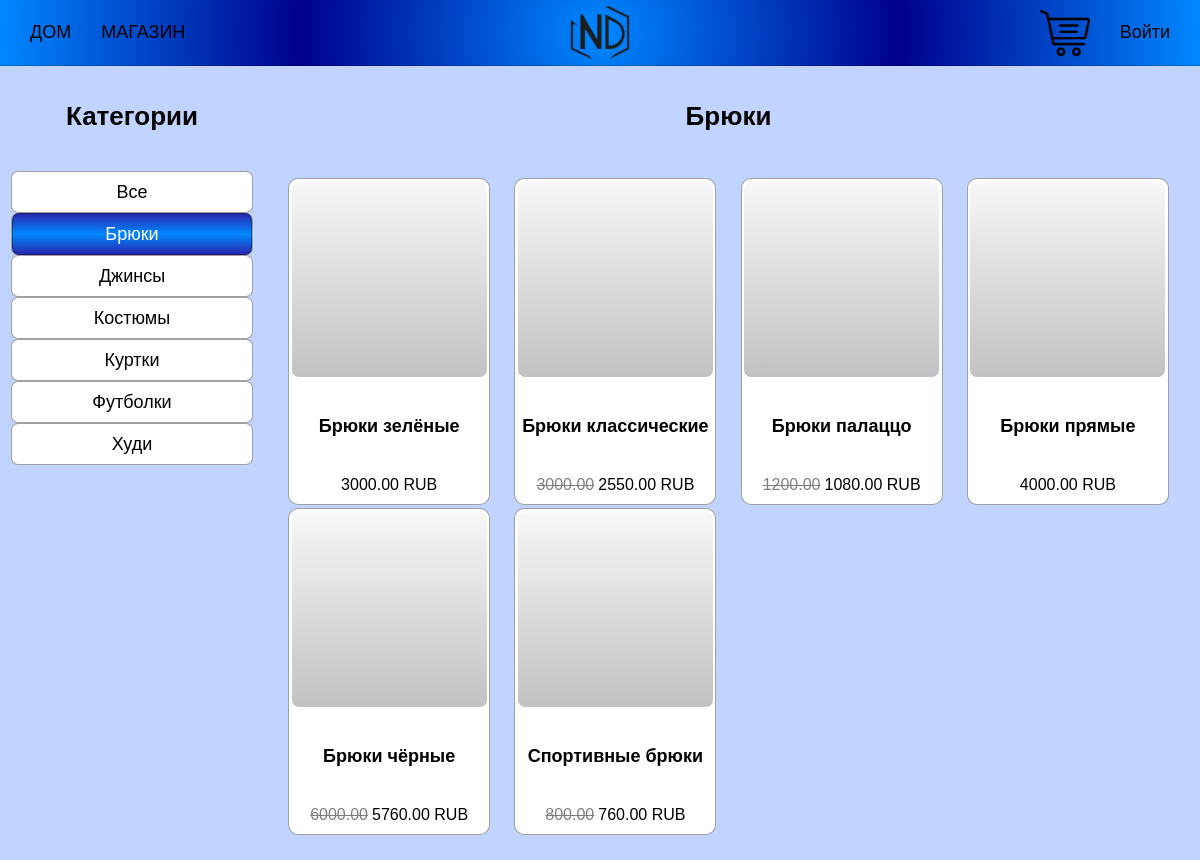
/shop/category/bryuki/, run on the app's committed database.
### main/models.py (models this page shows, shortened)
class Category(models.Model):
    name  = models.CharField(max_length=20, unique=True)
    slug = models.SlugField(max_length=20, unique=True)
    class Meta:
        ordering = ['name']
        indexes = [models.Index(fields=['name'])]
        verbose_name = 'Category'
        verbose_name_plural = 'Categories'
    def get_absolute_url(self):
        return reverse('main:product_list_by_category', args=[self.slug])

class Product(models.Model):
    category = models.ForeignKey(Category, related_name='products',
                                 on_delete=models.PROTECT)
    name = models.CharField(max_length=50)
    slug = models.SlugField(max_length=50)
    image = models.ImageField(upload_to='products/%Y/%m/%d', blank=True)
    description = models.TextField(blank=True)
    gender = models.CharField(max_length=10, choices=GENDER, default='Женский')
    size = models.IntegerField(max_length=10, default=30)
    price = models.DecimalField(max_digits=10, decimal_places=2)
    available = models.BooleanField(default=True)
    created = models.DateTimeField(auto_now_add=True)
    updated = models.DateTimeField(auto_now=True)
    discount = models.DecimalField(default=0.00, max_digits=5,
                                   decimal_places=2)
    class Meta:
        ordering = ['name']
        indexes = [models.Index(fields=['id', 'slug']),
                   models.Index(fields=['name']),
                   models.Index(fields=['-created'])]
    def get_absolute_url(self):
        return reverse('main:product_detail', args=[self.slug])
    def sell_price(self):
        if self.discount:
            return round(self.price-self.price*self.discount/100, 2)
        return self.price

### main/views.py (the view)
# urls.py: path('shop/category/<slug:category_slug>/', views.product_list, name='product_list_by_category'),
def product_list(request, gender=None, category_slug=None):
    page = request.GET.get('page', 1)
    category = None
    categories = Category.objects.all()
    products = Product.objects.filter(available=True)
    if gender:
        products = products.filter(gender=gender)
    if category_slug:
        category = get_object_or_404(Category, slug=category_slug)
        products = products.filter(category=category)
    paginator = Paginator(products, 10)
    current_page = paginator.page(int(page))
    return render(request, 'main/product/list.html',
                  {'category':category,
                   'categories':categories,
                   'products':current_page,
                   'slug_url':category_slug,
                   'gender':gender})

### cart/cart.py (called while the page is built)
    def __len__(self):
        return sum(item['quantity'] for item in self.cart.values())

### cart/context_processors.py (called while the page is built)
def cart(request):
    return {'cart': Cart(request)}

### main/templates/main/product/list.html (shortened to what this page needs)
{% extends 'main/base.html' %}
{% load static %}
{% block content %}
    <div class="llist">
        <div class="sidebar">
            <h4>Категории</h4>
            <ul>
                <li>
                    <a href="{% if gender == 'Женский' %}{% url 'main:product_list_women' %}
                    {% elif gender == 'Мужской' %}{% url 'main:product_list_men' %}
                    {% else %}{% url 'main:product_list' %}{% endif %}">
                        <div {% if not category %}class="selected"{% endif %}>
                            {% if gender == 'Женский' %}<h6>Женская одежда</h6>
                            {% elif gender == 'Мужской' %}<h6>Мужская одежда</h6>
                            {% else %}<h6>Все</h6>
                            {% endif %}
                        </div>
                    </a>
                </li>
                {% for c in categories %}
                    <li>
                        <a href="{% if gender == 'Женский' %}{{ c.get_women_url }}
                        {% elif gender == 'Мужской' %}{{ c.get_men_url }}
                        {% else %}{{ c.get_absolute_url }}{% endif %}">
                            <div {% if category.slug == c.slug %}class="selected"{% endif %}><h6>{{ c.name }}</h6></div>
                        </a>
                    </li>
                {% endfor %}
            </ul>
        </div>
        <div class="main">
            <div class="main-title">
                {% if category %}<h4>{{ category.name }}</h4>{% else %}<h4>Вся одежда</h4>{% endif %}
            </div>
            <div class="product-list">
                <div class="items">
                    {% for product in products %}
                        <div class="item">
                            <a href="{{ product.get_absolute_url }}" class="item-card">
                                <div class="div-img">
                                </div>
                                <h5 class="title-card">{{ product.name }}</h5>
                                {% if product.discount %}
                                    <div class="cart_discount">
                                        <p class="line">{{ product.price }}</p>
                                        <p>{{ product.sell_price }} RUB</p>
                                    </div>
                                {% else %}
                                    <p class="price">{{ product.price }} RUB</p>
                                {% endif %}
                            </a>
                        </div>
                    {% endfor %}
                </div>
            </div>
        </div>
    </div>
{% endblock content %}

### main/static/css/base.css (style rules this page uses)
:root { --background-image: linear-gradient(180deg, rgba(247, 247, 247, 1) 0%, rgb(194, 194, 194) 100%); --border-black: 1px solid rgba(0, 0, 0, 0.37); --box-shadow: 0 0 20px rgb(0, 255, 255); --text-shadow: 0 0 10px rgb(0, 255, 255); --gradient-logo: radial-gradient(circle,rgba(0, 136, 255, 1) 0%, rgb(0, 0, 139) 50%, rgba(0, 136, 255, 1) 100%); --gradient-c: linear-gradient(180deg,rgba(40, 40, 176, 1) 0%, rgba(0, 136, 255, 1) 50%, rgba(40, 40, 176, 1) 100%); }
h4 { font-size: 26px; }
h5 { font-size: 18px; font-weight: 600; }
h6 { font-size: 18px; font-weight: 500; }
body { background-color: rgb(193, 212, 255); margin: 0; padding: 0; font-family:'Lucida Sans', 'Lucida Sans Regular', 'Lucida Grande', 'Lucida Sans Unicode', Geneva, Verdana, sans-serif; font-size: 18px; }
ul { list-style: none; padding: 0; }
a { text-decoration: none; color: black; }
.div-img { display: flex; justify-content: center; align-items: center; width: 195px; height: 195px; margin-top: 3px; border-radius: 7px; background-image: var(--background-image); z-index: 0; }
.title-card { margin: 35px 0 0 0; max-width: 195px; }
.price { font-size: 16px; padding: 0; margin: 0; margin: 35px 0 10px 0; max-width: 195px; }
.cart_discount { font-size: 16px; display: flex; gap: 4px; margin: 35px 0 10px 0; max-width: 195px; }
.cart_discount p { padding: 0; margin: 0; }
.line { opacity: 0.5; text-decoration: line-through; }
.llist { display: flex; max-width: 100vw; margin: 0 7px; gap: 7px; overflow: hidden; }
.main { display: flex; text-align: center; flex-direction: column; width: 100%; }
.items { display: grid; grid-template-columns: repeat(auto-fill, minmax(205px, 1fr)); grid-auto-rows: 330px; justify-items: center; overflow-y: auto; padding: 12px; box-sizing: border-box; max-height: calc(100vh - 176px); scrollbar-width: thin; }
.item { width: 200px; height: 325px; border: var(--border-black); border-radius: 10px; transition: all 0.2s linear; background-color: white; }
.item-card { display: flex; flex-direction: column; justify-content: space-between ; align-items: center; width: 200px; height: 325px; border-radius: 10px; }
.sidebar { width: 250px; display: flex; text-align: center; align-items: center; flex-direction: column; }
.sidebar ul { padding: 5px 0; box-sizing: border-box; display: flex; flex-direction: column; text-align: center; align-items: center; width: 250px; margin: 0 auto; max-height: calc(100vh - 176px); overflow-y: auto; scrollbar-width: thin; }
.sidebar ul li { background-color: #fff; height: 40px; width: 240px; border-radius: 7px; border: var(--border-black); z-index: 0; }
.sidebar ul li a { display: flex; justify-content: center; align-items: center; height: 40px; width: 240px; border-radius: 7px; }
.sidebar ul li a h6 { margin: 0; padding: 0; }
.selected { color: white; display: flex; height: 40px; width: 240px; justify-content: center; align-items: center; border: var(--border-black); background-image: var(--gradient-c); border-radius: 7px; }

### data on the page
Category: name "Брюки"
Category: name "Джинсы"
Category: name "Костюмы"
Category: name "Куртки"
Category: name "Футболки"
Category: name "Худи"
Product: name "Брюки зелёные", price "3000.00"
Product: name "Брюки классические", price "3000.00", sell_price "2550.00"
Product: name "Брюки палаццо", price "1200.00", sell_price "1080.00"
Product: name "Брюки прямые", price "4000.00"
Product: name "Брюки чёрные", price "6000.00", sell_price "5760.00"
Product: name "Спортивные брюки", price "800.00", sell_price "760.00"
